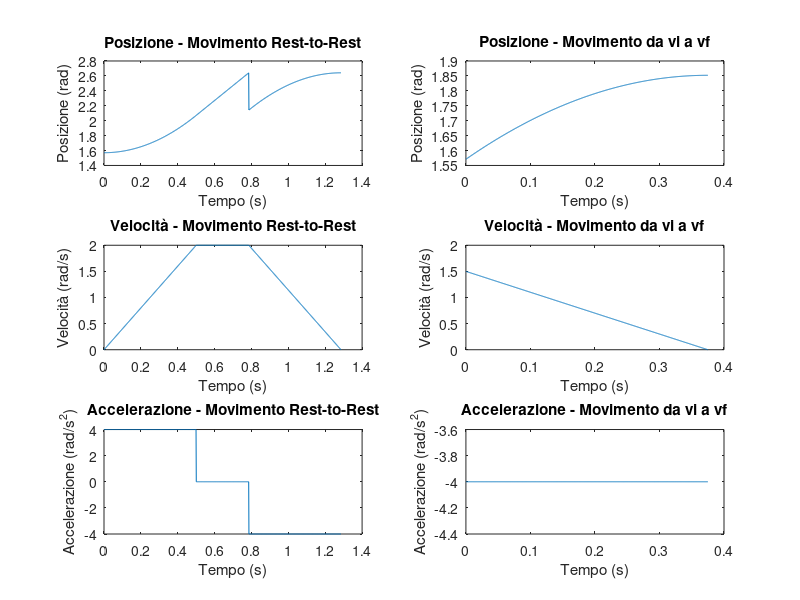

Reproduce this figure in MATLAB.
clear all
clc

% Parametri del problema
qi = pi/2; % Posizione iniziale (rad)
qf = 0; % Posizione finale (rad)
vi = 1.5; % Velocità iniziale (rad/s)
vf = 0; % Velocità finale (rad/s)
V = 2; % Velocità massima (rad/s)
A = 4; % Accelerazione massima (rad/s^2)

% Parte 1: Movimento rest-to-rest

% Tempo di accelerazione/decelerazione per il movimento rest-to-rest
t_acc = V / A;
% Distanza coperta durante l'accelerazione/decelerazione
d_acc = 0.5 * A * t_acc^2;
% Distanza rimanente
d_remain = abs(qi - qf) - 2 * d_acc;

if d_remain > 0
    % Tempo di crociera
    t_cruise = d_remain / V;
else
    % Nessuna fase di crociera
    t_cruise = 0;
    t_acc = sqrt(abs(qi - qf) / A);
end

% Tempo totale per il movimento rest-to-rest
T0 = 2 * t_acc + t_cruise;

% Parte 2: Movimento da vi a vf

% Tempo di accelerazione/decelerazione per portare vi a 0
t1_acc = (vi - vf) / A;

% Tempo totale per il movimento da vi a vf
T1 = t1_acc;

% Tracciamento dei profili di posizione, velocità e accelerazione

% Creazione dei vettori di tempo
t0 = linspace(0, T0, 1000);
t1 = linspace(0, T1, 1000);

% Inizializzazione dei vettori
q0 = zeros(size(t0));
v0 = zeros(size(t0));
a0 = zeros(size(t0));
q1 = zeros(size(t1));
v1 = zeros(size(t1));
a1 = zeros(size(t1));

% Calcolo dei profili per il movimento rest-to-rest
for i = 1:length(t0)
    if t0(i) <= t_acc
        a0(i) = A;
        v0(i) = a0(i) * t0(i);
        q0(i) = qi + 0.5 * a0(i) * t0(i)^2;
    elseif t0(i) <= t_acc + t_cruise
        a0(i) = 0;
        v0(i) = V;
        q0(i) = qi + V * (t0(i) - t_acc) + 0.5 * A * t_acc^2;
    else
        a0(i) = -A;
        v0(i) = V - A * (t0(i) - t_acc - t_cruise);
        q0(i) = qi + V * t_cruise + V * (t0(i) - t_acc - t_cruise) - 0.5 * A * (t0(i) - t_acc - t_cruise)^2;
    end
end

% Calcolo dei profili per il movimento da vi a vf
for i = 1:length(t1)
    a1(i) = -A;
    v1(i) = vi + a1(i) * t1(i);
    q1(i) = qi + vi * t1(i) + 0.5 * a1(i) * t1(i)^2;
end

% Tracciamento dei profili
figure;

subplot(3, 2, 1);
plot(t0, q0);
xlabel('Tempo (s)');
ylabel('Posizione (rad)');
title('Posizione - Movimento Rest-to-Rest');

subplot(3, 2, 3);
plot(t0, v0);
xlabel('Tempo (s)');
ylabel('Velocità (rad/s)');
title('Velocità - Movimento Rest-to-Rest');

subplot(3, 2, 5);
plot(t0, a0);
xlabel('Tempo (s)');
ylabel('Accelerazione (rad/s^2)');
title('Accelerazione - Movimento Rest-to-Rest');

subplot(3, 2, 2);
plot(t1, q1);
xlabel('Tempo (s)');
ylabel('Posizione (rad)');
title('Posizione - Movimento da vi a vf');

subplot(3, 2, 4);
plot(t1, v1);
xlabel('Tempo (s)');
ylabel('Velocità (rad/s)');
title('Velocità - Movimento da vi a vf');

subplot(3, 2, 6);
plot(t1, a1);
xlabel('Tempo (s)');
ylabel('Accelerazione (rad/s^2)');
title('Accelerazione - Movimento da vi a vf');

disp(['Tempo minimo T0 per il movimento rest-to-rest: ', num2str(T0), ' s']);
disp(['Tempo minimo T1 per il movimento da vi a vf: ', num2str(T1), ' s']);
